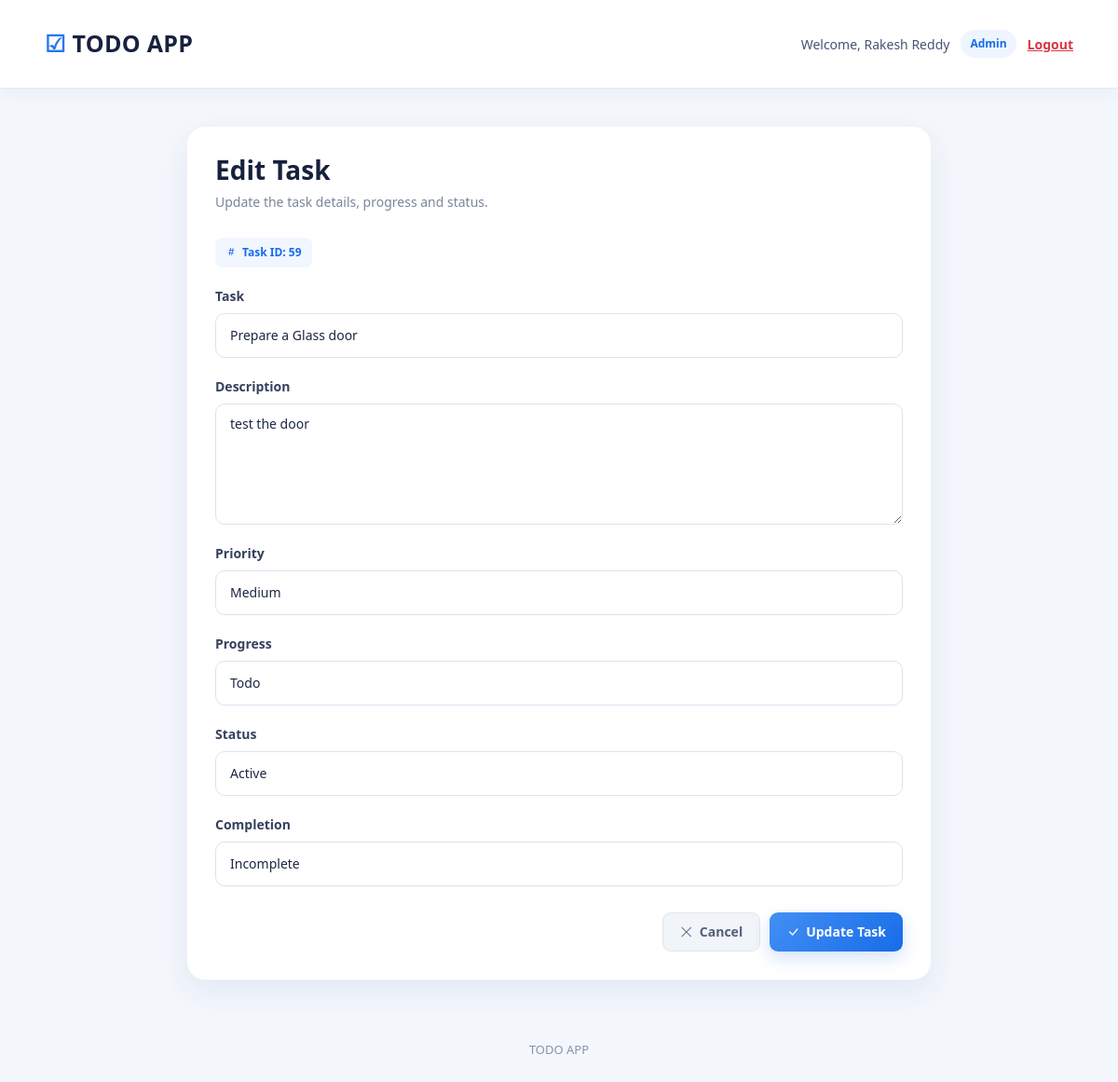
Screenshot of /task/edit.php?id=59 (signed in) with the database file from the repository.
### tables this page shows
CREATE TABLE `tasks` (
  `id` int(11) NOT NULL,
  `Task` varchar(255) NOT NULL,
  `Description` text DEFAULT NULL,
  `status` tinyint(4) NOT NULL DEFAULT 1,
  `is_completed` tinyint(1) NOT NULL DEFAULT 0,
  `priority` enum('High','Medium','Low') NOT NULL DEFAULT 'Medium',
  `progress` enum('Todo','In Progress','Review','Done') NOT NULL DEFAULT 'Todo',
  `addedDate` timestamp NOT NULL DEFAULT current_timestamp(),
  `editedDate` timestamp NOT NULL DEFAULT current_timestamp() ON UPDATE current_timestamp()
);

### task/edit.php (the view, shortened to what this page needs)
<?php
require_once __DIR__ . "/../config/database.php";
$user_role = trim(
    strtolower(
        $_SESSION["user_role"] ?? "user"
    )
);
$task_id = (int)($_GET["id"] ?? $_POST["id"] ?? 0);
$select_sql = "
    SELECT
        id,
        task,
        description,
        status,
        priority,
        progress,
        is_completed,
        addedDate,
        editedDate
    FROM tasks
    WHERE id = ?
    LIMIT 1
";
$select_stmt = mysqli_prepare(
    $conn,
    $select_sql
);
mysqli_stmt_bind_param(
    $select_stmt,
    "i",
    $task_id
);
mysqli_stmt_execute(
    $select_stmt
);
$result = mysqli_stmt_get_result(
    $select_stmt
);
$task_data = mysqli_fetch_assoc($result);
$task = $task_data["task"] ?? "";
$description =
    $task_data["description"] ?? "";
$status =
    (int)($task_data["status"] ?? 1);
$priority =
    $task_data["priority"] ?? "Medium";
$progress =
    $task_data["progress"] ?? "Todo";
$is_completed =
    (int)($task_data["is_completed"] ?? 0);
?>
<!DOCTYPE html>
<html lang="en">
<head>
    <link
        href="https://cdn.jsdelivr.net/npm/bootstrap@5.3.3/dist/css/bootstrap.min.css"
        rel="stylesheet"
    >
    <link
        rel="stylesheet"
        href="https://cdn.jsdelivr.net/npm/bootstrap-icons@1.11.3/font/bootstrap-icons.min.css"
    >
</head>
<body>
<nav class="navbar">
    <div class="nav-container">
        <div class="logo">
            ☑ TODO APP
        </div>
        <div class="user-section">
            <span>
                Welcome,
                <?= htmlspecialchars(
                    $_SESSION["user_name"] ?? "User",
                    ENT_QUOTES,
                    "UTF-8"
                ) ?>
            </span>
            <span class="role-badge">
                <?= htmlspecialchars(
                    ucfirst($user_role),
                    ENT_QUOTES,
                    "UTF-8"
                ) ?>
            </span>
            <a
                href="../auth/logout.php"
                class="logout-link"
            >
                Logout
            </a>
        </div>
    </div>
</nav>
<div class="page-container">
    <div class="edit-card">
        <div class="page-header">
            <h1>
                Edit Task
            </h1>
            <p>
                Update the task details, progress and status.
            </p>
        </div>
        <div class="task-id-box">
            <i class="bi bi-hash"></i>
            Task ID:
            <?= (int)$task_id ?>
        </div>
        <form
            method="POST"
            action="edit.php?id=<?= (int)$task_id ?>"
        >
            <div class="form-group">
                <label
                    for="task"
                    class="form-label"
                >
                    Task
                </label>
                <input
                    type="text"
                    id="task"
                    name="task"
                    class="form-control"
                    value="<?= htmlspecialchars(
                        $task,
                        ENT_QUOTES,
                        "UTF-8"
                    ) ?>"
                    placeholder="Enter task title"
                    maxlength="255"
                    required
                >
            </div>
            <div class="form-group">
                <label
                    for="description"
                    class="form-label"
                >
                    Description
                </label>
                <textarea
                    id="description"
                    name="description"
                    class="form-control"
                    placeholder="Enter task description"
                ><?= htmlspecialchars(
                    $description,
                    ENT_QUOTES,
                    "UTF-8"
                ) ?></textarea>
            </div>
            <div class="form-group">
                <label
                    for="priority"
                    class="form-label"
                >
                    Priority
                </label>
                <select
                    id="priority"
                    name="priority"
                    class="form-select"
                >
                    <option
                        value="Medium"
                        <?= $priority === "Medium"
                            ? "selected"
                            : "" ?>
                    >
                        Medium
                    </option>
                </select>
            </div>
            <div class="form-group">
                <label
                    for="progress"
                    class="form-label"
                >
                    Progress
                </label>
                <select
                    id="progress"
                    name="progress"
                    class="form-select"
                >
                    <option
                        value="Todo"
                        <?= $progress === "Todo"
                            ? "selected"
                            : "" ?>
                    >
                        Todo
                    </option>
                </select>
            </div>
            <div class="form-group">
                <label
                    for="status"
                    class="form-label"
                >
                    Status
                </label>
                <select
                    id="status"
                    name="status"
                    class="form-select"
                >
                    <option
                        value="1"
                        <?= $status === 1
                            ? "selected"
                            : "" ?>
                    >
                        Active
                    </option>
                </select>
            </div>
            <div class="form-group">
                <label
                    for="is_completed"
                    class="form-label"
                >
                    Completion
                </label>
                <select
                    id="is_completed"
                    name="is_completed"
                    class="form-select"
                >
                    <option
                        value="0"
                        <?= $is_completed === 0
                            ? "selected"
                            : "" ?>
                    >
                        Incomplete
                    </option>
                </select>
            </div>
            <div class="button-row">
                <a
                    href="index.php"
                    class="btn-app btn-cancel"
                >
                    <i class="bi bi-x-lg"></i>
                    Cancel
                </a>
                <button
                    type="submit"
                    class="btn-app btn-save"
                >
                    <i class="bi bi-check-lg"></i>
                    Update Task
                </button>
            </div>
        </form>
    </div>
</div>
<div class="footer">
    TODO APP
</div>
</body>
</html>

### task/edit.php (style rules this page uses)
* { margin: 0; padding: 0; box-sizing: border-box; }
body { font-family: "Segoe UI", Arial, sans-serif; background: #f4f7fc; color: #17213d; min-height: 100vh; }
.navbar { width: 100%; background: rgba( 255, 255, 255, 0.96 ); border-bottom: 1px solid #e5ebf5; box-shadow: 0 4px 20px rgba( 35, 75, 140, 0.06 ); }
.nav-container { width: 92%; max-width: 1250px; margin: auto; min-height: 78px; display: flex; align-items: center; justify-content: space-between; }
.logo { font-size: 25px; font-weight: 800; color: #18213f; letter-spacing: 0.3px; }
.logo::first-letter { color: #2878ee; }
.user-section { display: flex; align-items: center; gap: 12px; font-size: 14px; color: #485475; }
.role-badge { padding: 6px 10px; border-radius: 20px; background: #eef5ff; color: #176ce8; font-size: 12px; font-weight: 700; }
.logout-link { color: #dc3545; font-weight: 600; }
.page-container { width: 92%; max-width: 800px; margin: 40px auto; }
.edit-card { background: #ffffff; border-radius: 20px; padding: 30px; border: 1px solid #eef2f8; box-shadow: 0 12px 35px rgba( 40, 82, 150, 0.09 ); }
.page-header { margin-bottom: 28px; }
.page-header h1 { font-size: 28px; font-weight: 750; color: #17213d; margin-bottom: 6px; }
.page-header p { font-size: 14px; color: #7a859b; }
.form-group { margin-bottom: 20px; }
.form-label { display: block; margin-bottom: 8px; font-size: 14px; font-weight: 600; color: #36415f; }
.form-control, .form-select { width: 100%; min-height: 48px; padding: 10px 15px; border: 1px solid #dbe3f0; border-radius: 10px; background: #ffffff; color: #1c2742; font-size: 14px; outline: none; transition: 0.2s ease; }
textarea.form-control { min-height: 130px; resize: vertical; }
.task-id-box { display: inline-flex; align-items: center; gap: 6px; padding: 7px 11px; margin-bottom: 20px; border-radius: 8px; background: #f1f6ff; color: #176ce8; font-size: 12px; font-weight: 700; }
.button-row { display: flex; justify-content: flex-end; gap: 10px; margin-top: 28px; }
.btn-app { min-height: 42px; padding: 0 18px; border: none; border-radius: 9px; display: inline-flex; align-items: center; justify-content: center; gap: 7px; font-size: 14px; font-weight: 600; cursor: pointer; text-decoration: none; transition: transform 0.2s ease, box-shadow 0.2s ease, background 0.2s ease; }
.btn-save { color: #ffffff; background: linear-gradient( 135deg, #438ff4, #176ce8 ); box-shadow: 0 7px 18px rgba( 44, 124, 239, 0.22 ); }
.btn-cancel { background: #f1f4f8; color: #526078; border: 1px solid #e0e6ee; }
.footer { text-align: center; color: #8993a8; font-size: 13px; padding: 25px 0; }

### rows the page displays
tasks: task "Prepare a Glass door", description "test the door", priority "Medium", progress "Todo", is_completed "Incomplete"

### other values shown
$_SESSION["user_name"] "Rakesh Reddy"
$user_role "Admin"
$task_id "59"
